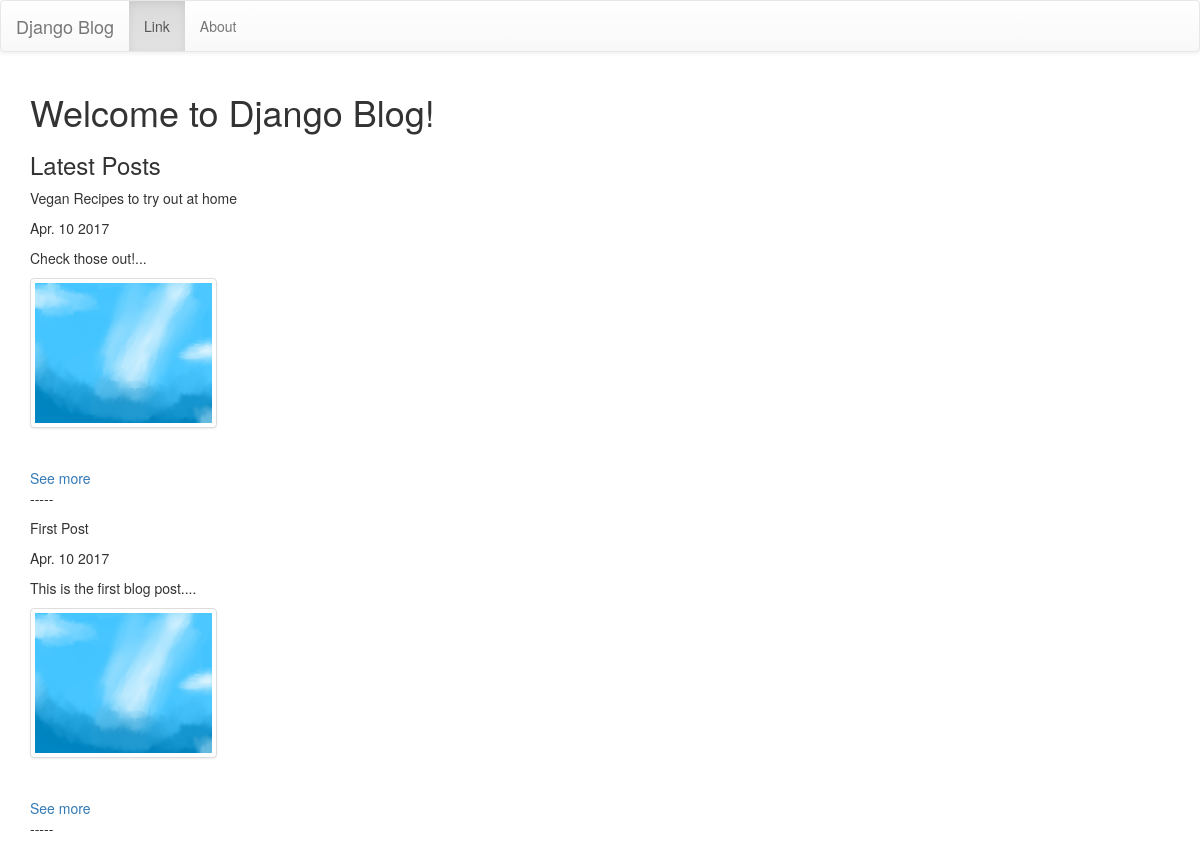
The page / on the database its author committed.
### posts/models.py (models this page shows, shortened)
class Post(models.Model):
    title = models.CharField(max_length=250)
    pub_date = models.DateTimeField()
    image = models.ImageField(upload_to='media/', blank=True)
    body = models.TextField()
    def pub_date_display(self):
        return self.pub_date.strftime('%b. %e %Y')
    def summary(self):
        return self.body[:100]

### posts/views.py (the view)
# urls.py: url(r'^$', HomeView, name='home'),
def HomeView(request):
    posts = Post.objects.order_by('-pub_date')
    return render(request, 'posts/home.html', { 'posts': posts })

### posts/templates/posts/home.html (shortened to what this page needs)
<!DOCTYPE html>
<html lang="en">
  <head>
    <link rel="stylesheet" href="https://maxcdn.bootstrapcdn.com/bootstrap/3.3.7/css/bootstrap.min.css">
    <link rel="stylesheet" href="https://maxcdn.bootstrapcdn.com/bootstrap/3.3.7/css/bootstrap-theme.min.css">
  </head>
  <body>
    <nav class="navbar navbar-default">
         <div class="navbar-header">
           <a class="navbar-brand" href="{% url 'home' %}">Django Blog</a>
         </div>
         <div class="collapse navbar-collapse" id="mynav">
           <ul class="nav navbar-nav">
             <li class="active"><a href="#">Link <span class="sr-only">(current)</span></a></li>
             <li><a href="#">About</a></li>
           </ul>
      </div>
    </nav>
    <div class="container">
      <h1>Welcome to Django Blog!</h1>
      {% load static %}
      <h3>Latest Posts</h3>
        {% for post in posts.all %}
          <p>{{ post.title }}</p>
          <p>{{ post.pub_date_display }}</p>
          <p>{{ post.summary }}...</p>
          <img src="{{ post.image.url }}" class="img-responsive thumbnail" style="max-height: 150px">
          <br />
          <a href="{% url 'post_detail' post.id %}">See more</a>
          <p>-----</p>
        {% endfor %}
    </div>
  </body>
</html>

### rows shown on the page
Post: title "Vegan Recipes to try out at home", pub_date_display "Apr. 10 2017", summary "Check those out!", image (picture)
Post: title "First Post", pub_date_display "Apr. 10 2017", summary "This is the first blog post.", image (picture)
